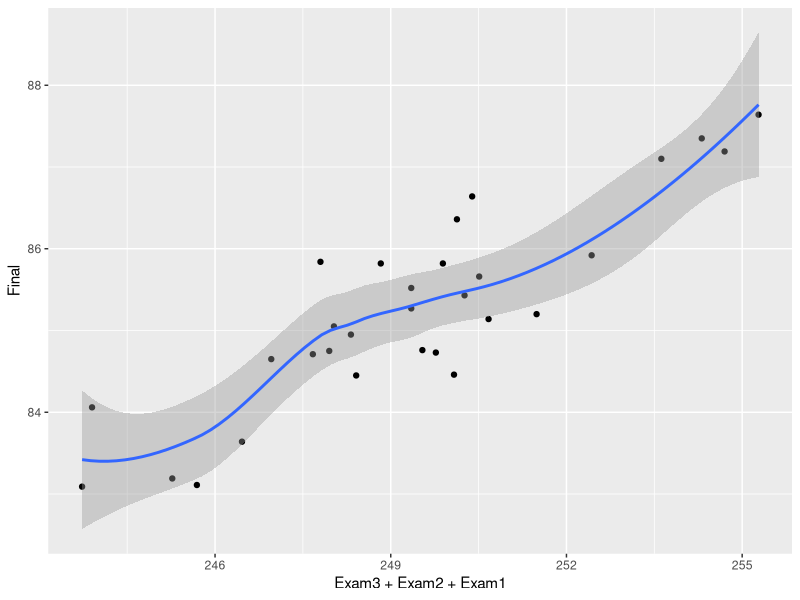
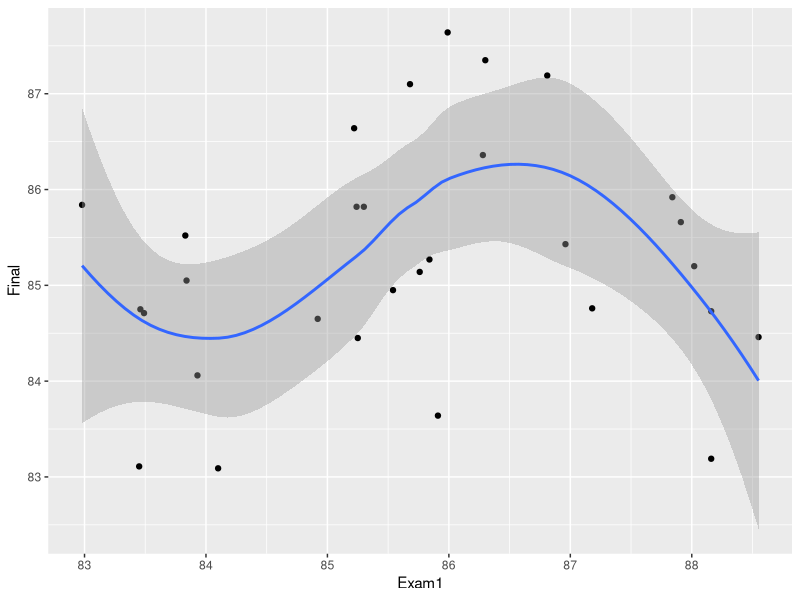
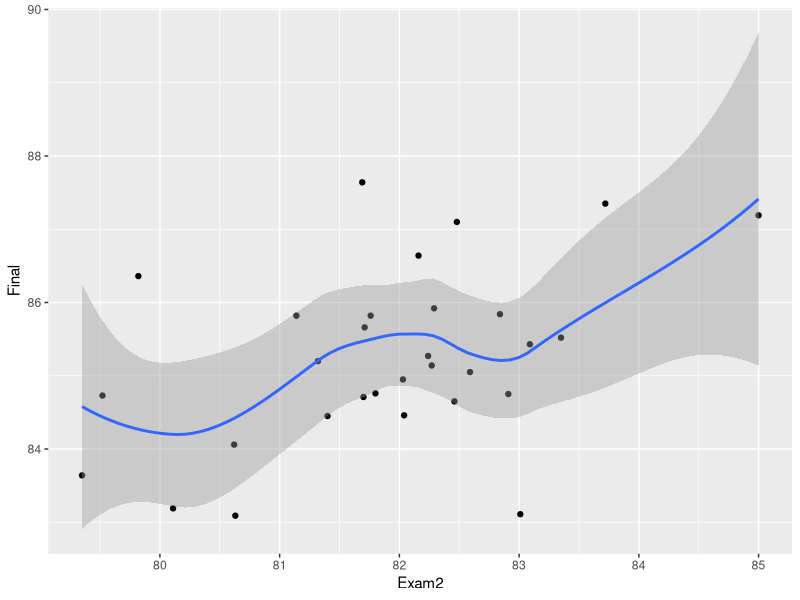
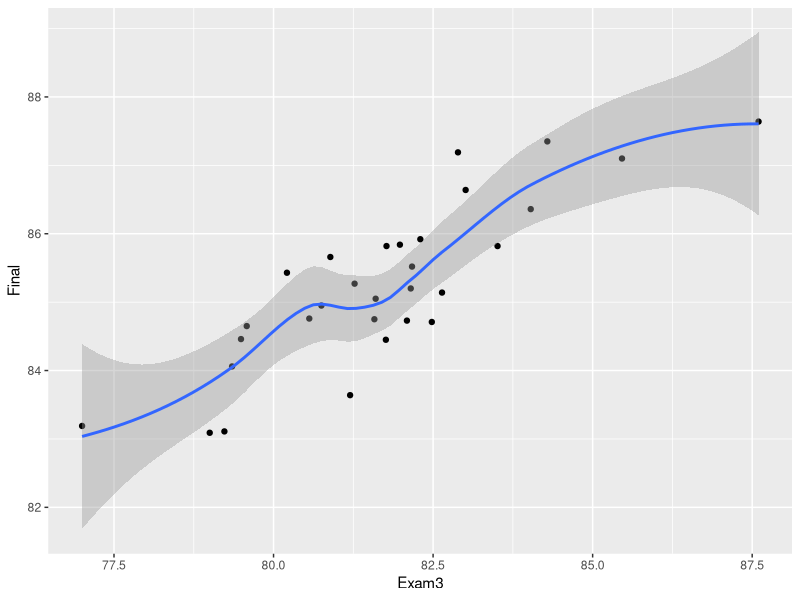
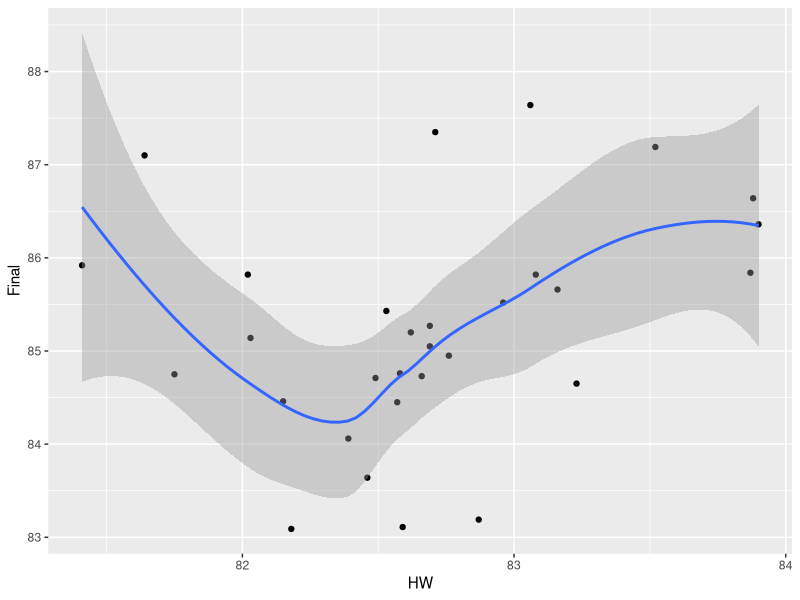
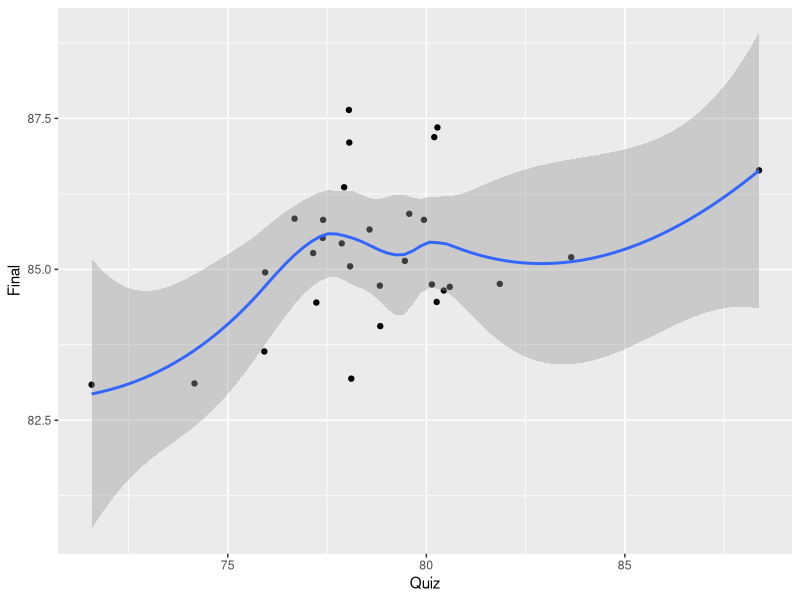
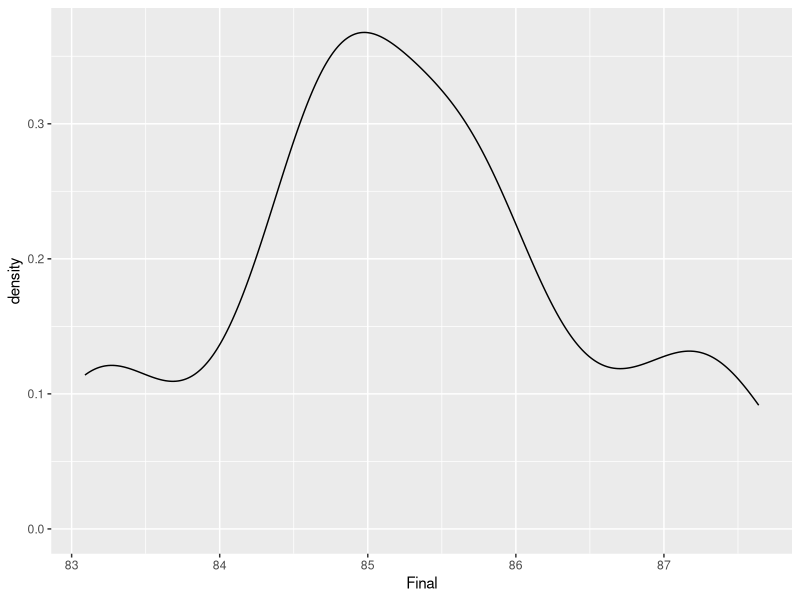
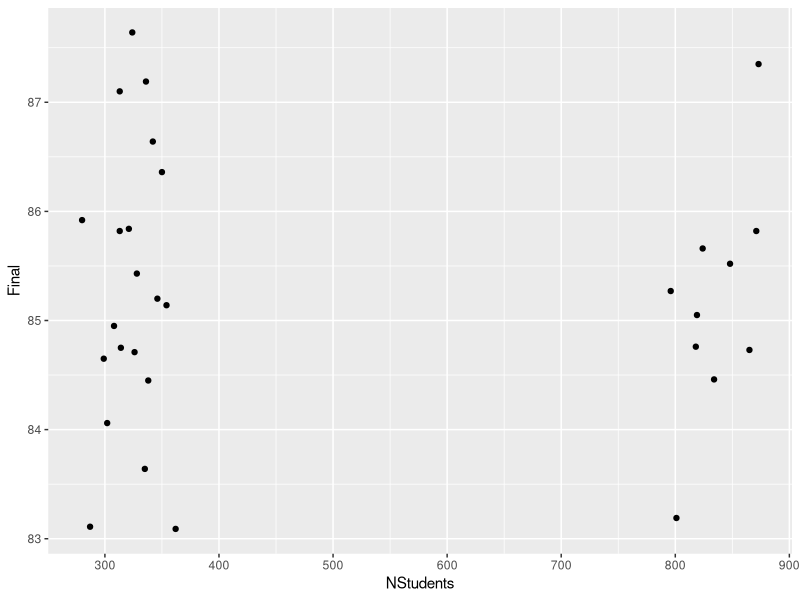

The R script that drew these images, in order:
## ---- chunk 1
knitr::opts_chunk$set(echo = TRUE)
library(tidyverse)
## ---- chunk 2
scores <- read.csv("ClassAssessment.txt", sep = " ")
summary(scores)
## ---- chunk 3
ggplot(data = scores, mapping = aes(x = Exam3+Exam2+Exam1, y = Final)) +
  geom_point() + geom_smooth()

ggplot(data = scores, mapping = aes(x = Exam1, y = Final)) +
  geom_point() + geom_smooth()

ggplot(data = scores, mapping = aes(x = Exam2, y = Final)) +
  geom_point() + geom_smooth()

ggplot(data = scores, mapping = aes(x = Exam3, y = Final)) +
  geom_point() + geom_smooth()

ggplot(data = scores, mapping = aes(x = HW, y = Final)) +
  geom_point() + geom_smooth()

ggplot(data = scores, mapping = aes(x = Quiz, y = Final)) +
  geom_point() + geom_smooth()

ggplot(data = scores) +
  geom_density(mapping = aes(x=Final))

ggplot(data = scores) +
  geom_point(mapping = aes(x=NStudents, y = Final))
## ---- chunk 4
scores.lm <- lm(Final ~ ., data = scores)
summary.lm(scores.lm)
## ---- chunk 5
scores.lm2 <- lm(Final ~ Exam1 + Exam2 + Exam3 + HW, data = scores)
summary(scores.lm2)
plot(scores.lm2)
## ---- chunk 6
# Fit heteroskedastic model
library(nlme)
scores.gls <- nlme::gls(model = Final ~ Exam1 + Exam2 + Exam3 + HW + Quiz + Semester, 
    data = scores, 
    weights = varFixed(value = ~NStudents),
    method = "ML") # Maximum Likelihood

summary(scores.gls)
GGally::ggpairs(scores)
